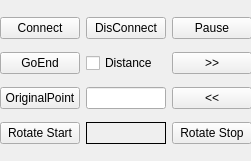
<?xml version="1.0" encoding="UTF-8"?>
<ui version="4.0">
 <class>MotionControll</class>
 <widget class="QWidget" name="MotionControll">
  <property name="geometry">
   <rect>
    <x>0</x>
    <y>0</y>
    <width>251</width>
    <height>161</height>
   </rect>
  </property>
  <property name="windowTitle">
   <string>Form</string>
  </property>
  <widget class="QWidget" name="gridLayoutWidget">
   <property name="geometry">
    <rect>
     <x>0</x>
     <y>10</y>
     <width>251</width>
     <height>141</height>
    </rect>
   </property>
   <layout class="QGridLayout" name="gridLayout">
    <item row="3" column="3">
     <widget class="QPushButton" name="btn_GoEndMannul">
      <property name="text">
       <string>&lt;&lt;</string>
      </property>
     </widget>
    </item>
    <item row="2" column="3">
     <widget class="QPushButton" name="btn_GoBeginMannul">
      <property name="text">
       <string>&gt;&gt;</string>
      </property>
     </widget>
    </item>
    <item row="0" column="0">
     <widget class="QPushButton" name="btn_Connect">
      <property name="text">
       <string>Connect</string>
      </property>
     </widget>
    </item>
    <item row="3" column="0">
     <widget class="QPushButton" name="btn_Zero">
      <property name="text">
       <string>OriginalPoint</string>
      </property>
     </widget>
    </item>
    <item row="2" column="0">
     <widget class="QPushButton" name="btn_GoEnd">
      <property name="text">
       <string>GoEnd</string>
      </property>
     </widget>
    </item>
    <item row="0" column="3">
     <widget class="QPushButton" name="btn_Stop">
      <property name="text">
       <string>Pause</string>
      </property>
     </widget>
    </item>
    <item row="3" column="1">
     <widget class="QLineEdit" name="lineEdit_Distance"/>
    </item>
    <item row="2" column="1">
     <widget class="QCheckBox" name="CheckBox_DistanceSet">
      <property name="text">
       <string>Distance</string>
      </property>
     </widget>
    </item>
    <item row="4" column="0">
     <widget class="QPushButton" name="btn_RotateStart">
      <property name="text">
       <string>Rotate Start</string>
      </property>
     </widget>
    </item>
    <item row="0" column="1">
     <widget class="QPushButton" name="btn_Disconnect">
      <property name="text">
       <string>DisConnect</string>
      </property>
     </widget>
    </item>
    <item row="4" column="1">
     <widget class="QLabel" name="label_HorisonPos">
      <property name="frameShape">
       <enum>QFrame::Box</enum>
      </property>
      <property name="text">
       <string/>
      </property>
     </widget>
    </item>
    <item row="4" column="3">
     <widget class="QPushButton" name="btn_RotateStop">
      <property name="text">
       <string>Rotate Stop</string>
      </property>
     </widget>
    </item>
   </layout>
  </widget>
 </widget>
 <resources/>
 <connections/>
</ui>
